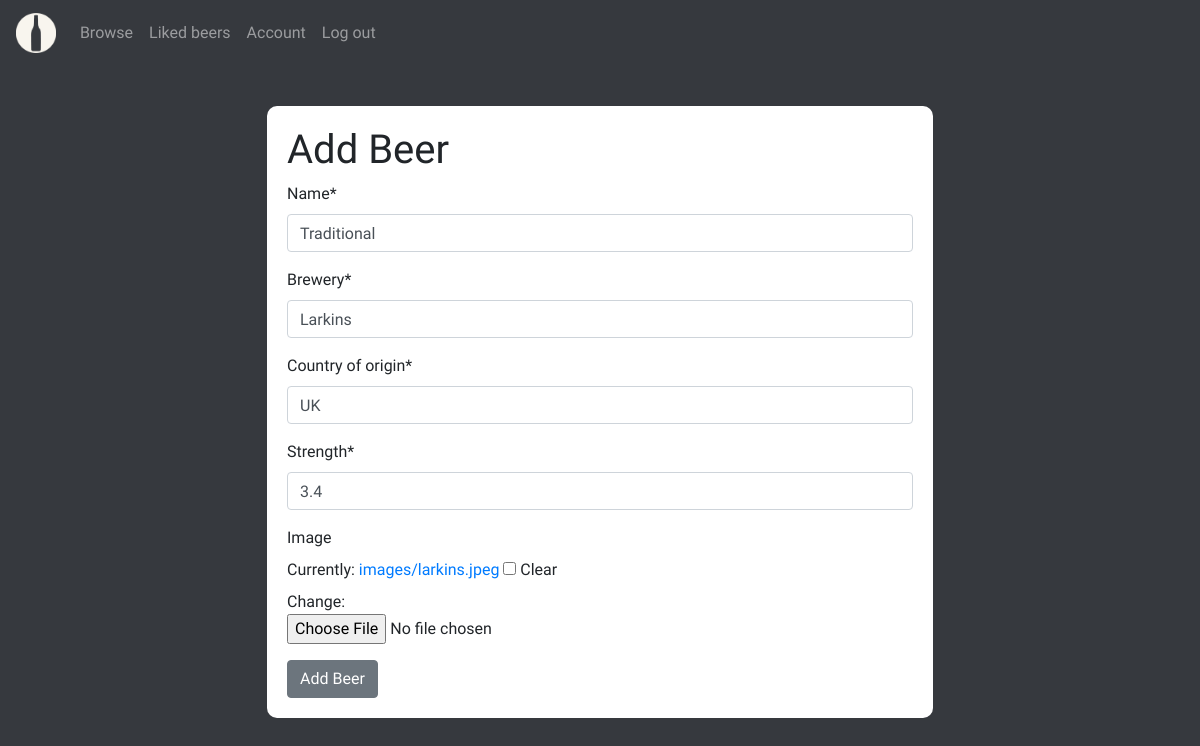
Page /edit_beer/2 (signed in) on the earlier database version.
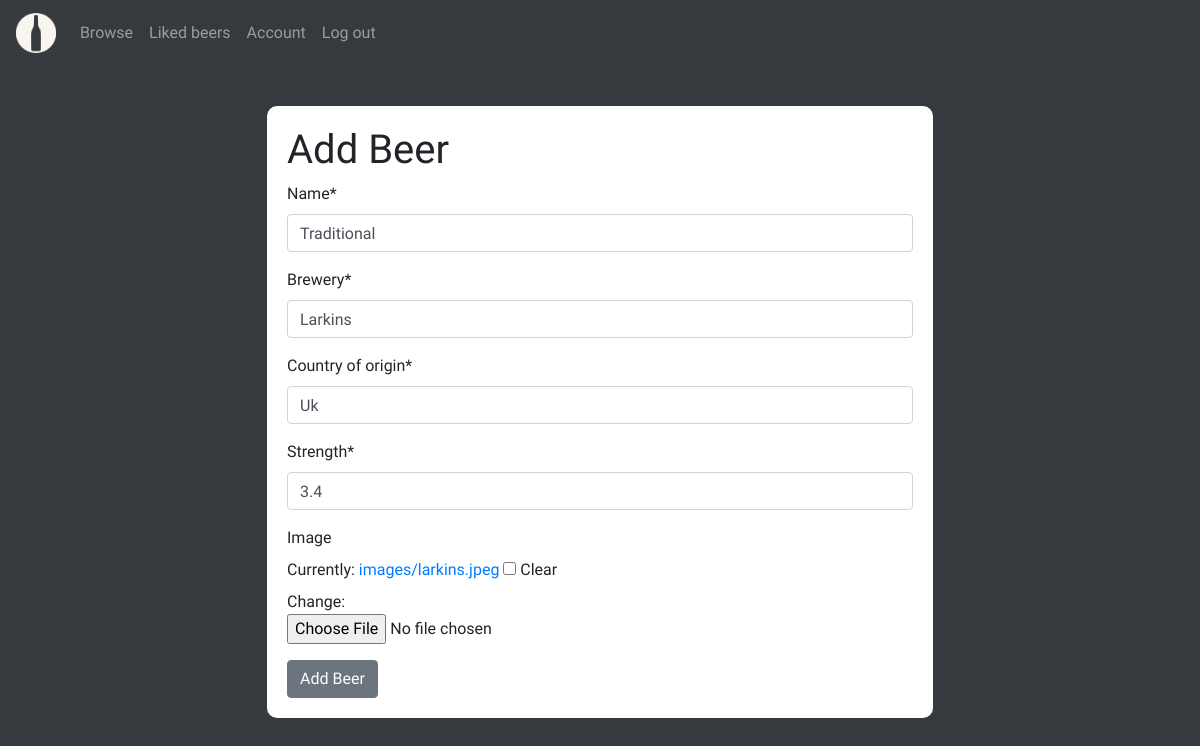
Same page on the later database version.
### beer/models.py (models this page shows, shortened)
class Beer(models.Model):
    name = models.CharField(max_length=100)
    brewery = models.CharField(max_length=100)
    country_of_origin = models.CharField(max_length=100)
    strength = models.DecimalField(max_digits=4, decimal_places=1)
    image = models.ImageField(blank=True, upload_to='images')
    tags = TaggableManager(blank=True, help_text='eg. IPA, Golden, Craft')
    added_by = models.ForeignKey(settings.AUTH_USER_MODEL, related_name='beer_added_by',
                            on_delete=models.CASCADE)
    added_date = models.DateTimeField(auto_now_add=True)
    likes = models.ManyToManyField(settings.AUTH_USER_MODEL,
                                        related_name='likeds', blank=True)
    class Meta:
        ordering = ('name', '-added_date')

### beer/views.py (the view)
# urls.py: path('edit_beer/<int:pk>', views.beer_edit, name='beer_edit'),
@login_required
def beer_edit(request, pk):
    beer = get_object_or_404(Beer, pk=pk)
    if request.method == 'POST':
        form = BeerCreateForm(request.POST, instance=beer)
        try:
            if form.is_valid():
                form.save()
                messages.success(request, 'Beer succesfully updated')
                return redirect(beer.get_absolute_url())
        except Exception as e:
            messages.warning(request, 'There was an issue saving your updates {}'.format(e))
    else:
        form = BeerCreateForm(instance=beer)
    return render(request, 'beer/beer_form.html', {'form':form, 'beer':beer})

### beer/forms.py
class BeerCreateForm(forms.ModelForm):
    class Meta:
        model = Beer
        fields = ('name', 'brewery', 'country_of_origin', 'strength', 'image', 'tags')

### beer/templates/beer/beer_form.html (shortened to what this page needs)
{% extends "base.html" %} {% load crispy_forms_tags %} {% block content %}
<div class='container'>
<div class='form-container'>
<h1>Add Beer</h1>
  <form action="" method="post" enctype="multipart/form-data">
        <div class="">
          {{ form|crispy }}
        </div>
    <input class="btn btn-secondary" type="submit" value="Add Beer">
  </form>
</div>
</div>
{% endblock %}

Differences in the rows shown:
changed Beer "Traditional": country_of_origin "UK" → "Uk"
